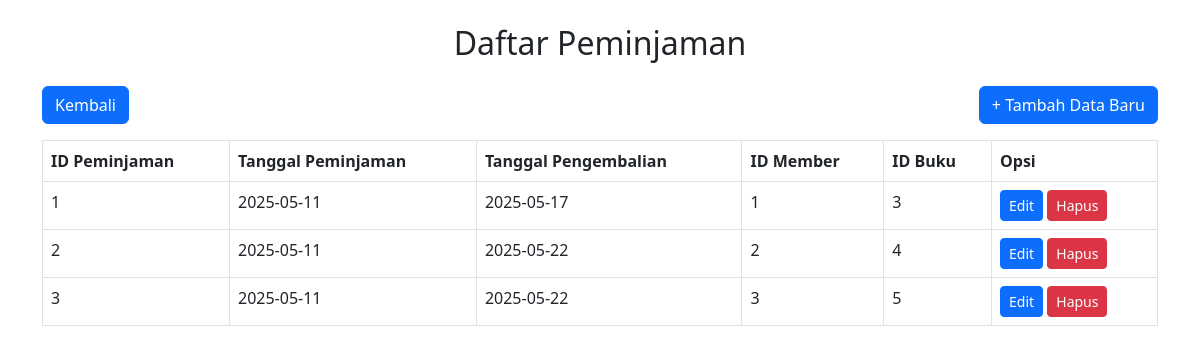
The app's page /Peminjaman.php with its own data.
### tables this page shows
CREATE TABLE `peminjaman` (
  `id_peminjaman` int(11) NOT NULL,
  `id_member` int(11) DEFAULT NULL,
  `id_buku` int(11) DEFAULT NULL,
  `tgl_pinjam` date DEFAULT NULL,
  `tgl_kembali` date DEFAULT NULL
);

### Peminjaman.php (the view, shortened to what this page needs)
<?php
include 'Koneksi.php';
$result = mysqli_query($conn, "SELECT * FROM peminjaman");
?>
<!DOCTYPE html>
<html>
<head>
    <link href="https://cdn.jsdelivr.net/npm/bootstrap@5.3.0/dist/css/bootstrap.min.css" rel="stylesheet">
</head>
<body>
<div class="container mt-4">
    <h2 class="text-center mb-4">Daftar Peminjaman</h2>
    <a href="welcome.php" class="btn btn-primary mb-3">Kembali</a>
    <a href="FormPeminjaman.php" class="btn btn-primary mb-3 float-end">+ Tambah Data Baru</a>
    <table class="table table-bordered">
        <thead>
        <tr>
            <th>ID Peminjaman</th>
            <th>Tanggal Peminjaman</th>
            <th>Tanggal Pengembalian</th>
            <th>ID Member</th>
            <th>ID Buku</th>
            <th>Opsi</th>
        </tr>
        </thead>
        <tbody>
        <?php while ($row = mysqli_fetch_assoc($result)) : ?>
            <tr>
                <td><?= $row['id_peminjaman'] ?></td>
                <td><?= $row['tgl_pinjam'] ?></td>
                <td><?= $row['tgl_kembali'] ?></td>
                <td><?= $row['id_member'] ?></td>
                <td><?= $row['id_buku'] ?></td>
                <td>
                    <a href="FormPeminjaman.php?id=<?= $row['id_peminjaman'] ?>" class="btn btn-primary btn-sm">Edit</a>
                    <a href="?hapus=<?= $row['id_peminjaman'] ?>" class="btn btn-danger btn-sm" onclick="return confirm('Yakin ingin menghapus?')">Hapus</a>
                </td>
            </tr>
        <?php endwhile; ?>
        </tbody>
    </table>
</div>
</body>
</html>

### records on screen
peminjaman: id_peminjaman "1", tgl_pinjam "2025-05-11", tgl_kembali "2025-05-17", id_member "1", id_buku "3"
peminjaman: id_peminjaman "2", tgl_pinjam "2025-05-11", tgl_kembali "2025-05-22", id_member "2", id_buku "4"
peminjaman: id_peminjaman "3", tgl_pinjam "2025-05-11", tgl_kembali "2025-05-22", id_member "3", id_buku "5"
